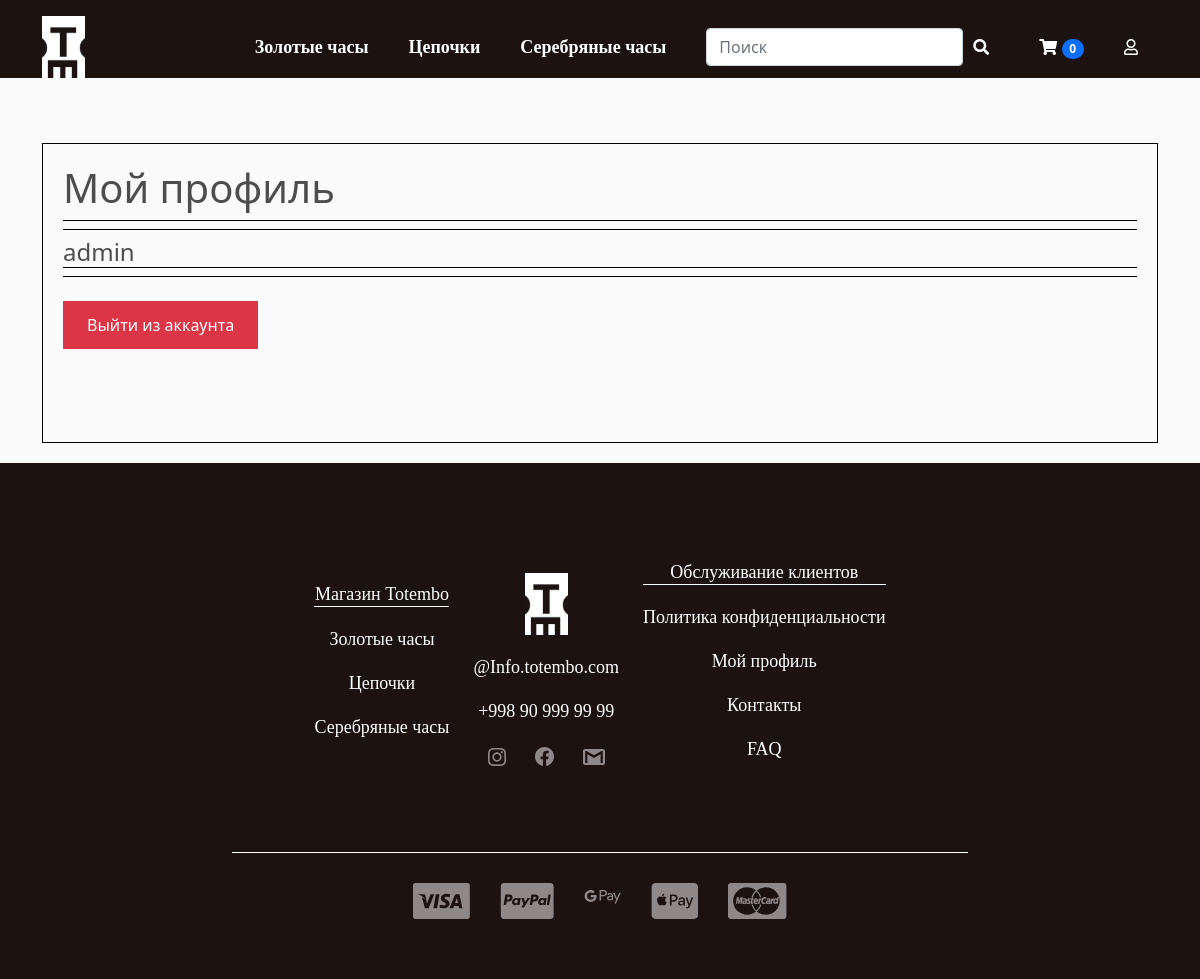
/profile/ (signed in), run on the app's committed database.
### store/models.py (models this page shows, shortened)
class Category(models.Model):
    title = models.CharField(max_length=255, unique=True)
    def get_absolute_url(self):
        return reverse('product_list_by_category', kwargs={'pk': self.pk})

### store/views.py (the view)
# urls.py: path('profile/', profile, name='profile'),
def profile(request):
    return render(request, 'store/profile.html')

### store/models.py (called while the page is built)
    @property
    def cart_products_quantity(self):
        order_products = self.orderproduct_set.all()
        total = sum([product.quantity for product in order_products])
        return total

### store/templatetags/store_tags.py (called while the page is built)
@register.simple_tag()
def get_categories():
    return Category.objects.all()

@register.simple_tag()
def get_cart_product_quantity(request):
    data = cart_data(request)
    return data['cart_products_quantity']

### store/utils.py (called while the page is built)
def cart_data(request):
    if request.user.is_authenticated:
        customer, created = Customer.objects.get_or_create(user=request.user, name=request.user.username, email=request.user.email)
        order, created = Order.objects.get_or_create(customer=customer, complete=False)
        products = order.orderproduct_set.all()
        cart_products_quantity = order.cart_products_quantity
    else:
        session_cart = get_session_cart(request)
        order = session_cart['order']
        products = session_cart['products']
        cart_products_quantity = session_cart['cart_products_quantity']
    return {
        'order': order,
        'products': products,
        'cart_products_quantity':cart_products_quantity
    }

### store/templates/store/profile.html (shortened to what this page needs)
{% extends 'base.html' %}
{% block main %}
<div class="container">
    <div class="profile"
         style="height: 300px; border: 1px solid black; padding: 20px; margin-bottom: 20px;">
        <h1>Мой профиль</h1>
        <h4 style="border-bottom: 1px solid black;">{{ request.user.first_name }}</h4>
        <h4 style="border-bottom: 1px solid black;">{{ request.user.last_name }}</h4>
        <h4 style="border-bottom: 1px solid black;">{{ request.user.username }}</h4>
        <h4 style="border-bottom: 1px solid black;">{{ request.user.email }}</h4>
        <a class="btn btn-danger btn-profil" href="{% url 'logout' %}">Выйти из аккаунта</a>
    </div>
</div>
{% endblock main %}

### templates/components/_header_nav.html (shortened to what this page needs)
{% load store_tags %}
{% get_categories as categories %}
<div class="">
    <ul class="header_nav-menu d-flex justify-content-center flex-wrap text-center {% if 'category' in request.path %} border-dark {% endif %}">
        {% for category in categories %}
        <li class="header_nav-item mt-3 mt-lg-0">
            <a class="header_nav-link " href="{{ category.get_absolute_url }}">{{ category.title }}</a>
        </li>
        {% endfor %}
    </ul>
</div>

### templates/components/_footer_nav_item.html
{% load store_tags %}
{% get_categories as categories %}
<ul class="">
    <li class="footer_nav-item_header">
        <a class="footer_nav-link_header" href="">Магазин Totembo</a>
    </li>
    {% for category in categories %}
    <li class="footer_nav-item">
        <a class="footer_nav-link" href="{{ category.get_absolute_url }}">{{ category.title }}</a>
    </li>
    {% endfor %}
</ul>

### static/css/style.css (style rules this page uses)
ul, li { padding: 0; margin: 0; }
a, li { text-decoration: none; list-style: none; }
.header_nav-item { list-style: none; }
.header_nav-link { font-family: Montserrat; font-weight: 600; font-size: 18px; color: #fff; line-height: 22px; margin: 0 20px; text-decoration: none; }
.btn { display: inline-block; border: none; color: #fff; padding: 0.75rem 1.5rem; margin-top: 1rem; transition: opacity 1s ease-in-out; text-decoration: none; }
.footer_nav-item_header { border-bottom: 1px solid white; }
.footer_nav-item { margin-top: 20px; }
.footer_nav-link { font-family: Montserrat; font-weight: 300; font-size: 18px; line-height: 22px; color: #FFFFFF; }
.footer_nav-link_header { font-family: Montserrat; font-weight: 500; font-size: 18px; line-height: 22px; color: #FFFFFF; }

### static/store/css/additional_style.css (style rules this page uses)
body { background-color: hsl(0, 0%, 98%); }
h1, h2, h3, h4, h5, h6 { color: hsl(0, 0%, 30%); }
.btn { border-radius: 0; }

### data on the page
Category: title "Золотые часы"
Category: title "Цепочки"
Category: title "Серебряные часы"

### other printed values
{{ cart_products_quantity }} "0"
{{ request.user.username }} "admin"
